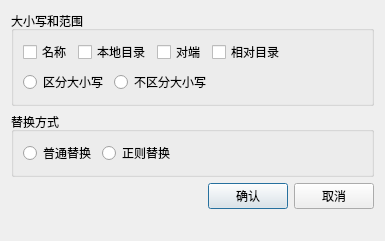
<?xml version="1.0" encoding="UTF-8"?>
<ui version="4.0">
 <class>ReplaceArea</class>
 <widget class="QDialog" name="ReplaceArea">
  <property name="geometry">
   <rect>
    <x>0</x>
    <y>0</y>
    <width>385</width>
    <height>241</height>
   </rect>
  </property>
  <property name="windowTitle">
   <string>Dialog</string>
  </property>
  <layout class="QVBoxLayout" name="verticalLayout_2">
   <item>
    <widget class="QGroupBox" name="groupBox">
     <property name="title">
      <string>大小写和范围</string>
     </property>
     <layout class="QVBoxLayout" name="verticalLayout">
      <item>
       <layout class="QHBoxLayout" name="horizontalLayout_2">
        <item>
         <widget class="QCheckBox" name="cBoxName">
          <property name="text">
           <string>名称</string>
          </property>
         </widget>
        </item>
        <item>
         <widget class="QCheckBox" name="cBoxLocal">
          <property name="text">
           <string>本地目录</string>
          </property>
         </widget>
        </item>
        <item>
         <widget class="QCheckBox" name="cBoxPeer">
          <property name="text">
           <string>对端</string>
          </property>
         </widget>
        </item>
        <item>
         <widget class="QCheckBox" name="cBoxRel">
          <property name="text">
           <string>相对目录</string>
          </property>
         </widget>
        </item>
        <item>
         <spacer name="horizontalSpacer">
          <property name="orientation">
           <enum>Qt::Orientation::Horizontal</enum>
          </property>
          <property name="sizeHint" stdset="0">
           <size>
            <width>40</width>
            <height>20</height>
           </size>
          </property>
         </spacer>
        </item>
       </layout>
      </item>
      <item>
       <layout class="QHBoxLayout" name="horizontalLayout">
        <item>
         <widget class="QRadioButton" name="rbUseCase">
          <property name="text">
           <string>区分大小写</string>
          </property>
         </widget>
        </item>
        <item>
         <widget class="QRadioButton" name="rbUnUseCase">
          <property name="text">
           <string>不区分大小写</string>
          </property>
         </widget>
        </item>
        <item>
         <spacer name="horizontalSpacer_2">
          <property name="orientation">
           <enum>Qt::Orientation::Horizontal</enum>
          </property>
          <property name="sizeHint" stdset="0">
           <size>
            <width>40</width>
            <height>20</height>
           </size>
          </property>
         </spacer>
        </item>
       </layout>
      </item>
     </layout>
    </widget>
   </item>
   <item>
    <widget class="QGroupBox" name="groupBox_2">
     <property name="title">
      <string>替换方式</string>
     </property>
     <layout class="QHBoxLayout" name="horizontalLayout_5">
      <item>
       <layout class="QHBoxLayout" name="horizontalLayout_3">
        <item>
         <widget class="QRadioButton" name="rbNormalRep">
          <property name="text">
           <string>普通替换</string>
          </property>
         </widget>
        </item>
        <item>
         <widget class="QRadioButton" name="rbRegexRep">
          <property name="text">
           <string>正则替换</string>
          </property>
         </widget>
        </item>
        <item>
         <spacer name="horizontalSpacer_3">
          <property name="orientation">
           <enum>Qt::Orientation::Horizontal</enum>
          </property>
          <property name="sizeHint" stdset="0">
           <size>
            <width>40</width>
            <height>20</height>
           </size>
          </property>
         </spacer>
        </item>
       </layout>
      </item>
     </layout>
    </widget>
   </item>
   <item>
    <layout class="QHBoxLayout" name="horizontalLayout_4">
     <item>
      <spacer name="horizontalSpacer_4">
       <property name="orientation">
        <enum>Qt::Orientation::Horizontal</enum>
       </property>
       <property name="sizeHint" stdset="0">
        <size>
         <width>40</width>
         <height>20</height>
        </size>
       </property>
      </spacer>
     </item>
     <item>
      <widget class="QPushButton" name="btnOk">
       <property name="text">
        <string>确认</string>
       </property>
      </widget>
     </item>
     <item>
      <widget class="QPushButton" name="btnCancel">
       <property name="text">
        <string>取消</string>
       </property>
      </widget>
     </item>
    </layout>
   </item>
   <item>
    <spacer name="verticalSpacer">
     <property name="orientation">
      <enum>Qt::Orientation::Vertical</enum>
     </property>
     <property name="sizeHint" stdset="0">
      <size>
       <width>20</width>
       <height>40</height>
      </size>
     </property>
    </spacer>
   </item>
  </layout>
 </widget>
 <resources/>
 <connections/>
</ui>
